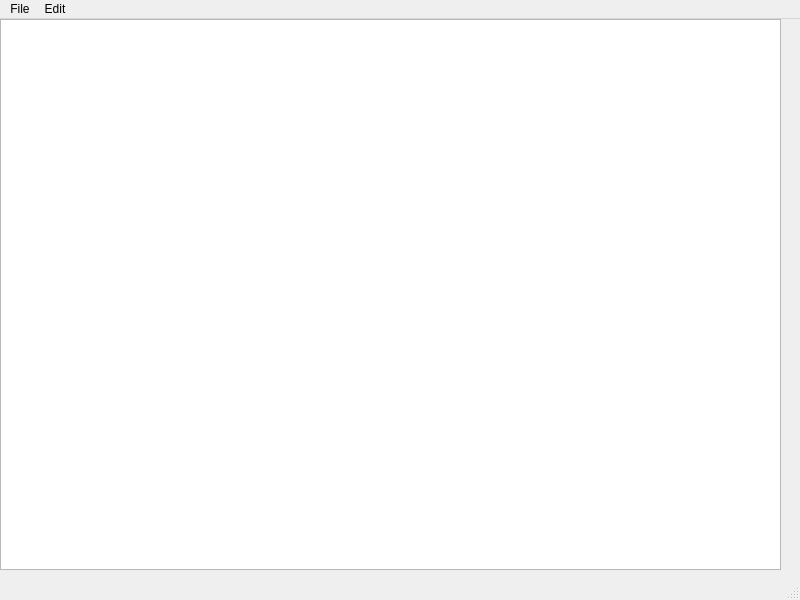
<?xml version="1.0" encoding="UTF-8"?>
<ui version="4.0">
 <class>MainWindow</class>
 <widget class="QMainWindow" name="MainWindow">
  <property name="geometry">
   <rect>
    <x>0</x>
    <y>0</y>
    <width>800</width>
    <height>600</height>
   </rect>
  </property>
  <property name="windowTitle">
   <string>MainWindow</string>
  </property>
  <widget class="QWidget" name="centralwidget">
   <widget class="QWidget" name="verticalLayoutWidget">
    <property name="geometry">
     <rect>
      <x>0</x>
      <y>0</y>
      <width>781</width>
      <height>551</height>
     </rect>
    </property>
    <layout class="QVBoxLayout" name="verticalLayout">
     <item>
      <widget class="QTextEdit" name="textEdit"/>
     </item>
    </layout>
   </widget>
  </widget>
  <widget class="QMenuBar" name="menubar">
   <property name="geometry">
    <rect>
     <x>0</x>
     <y>0</y>
     <width>800</width>
     <height>21</height>
    </rect>
   </property>
   <widget class="QMenu" name="menuFile">
    <property name="title">
     <string>File</string>
    </property>
    <addaction name="actionNew"/>
    <addaction name="actionOpen"/>
    <addaction name="actionSave"/>
    <addaction name="actionSave_As"/>
    <addaction name="actionPrint"/>
    <addaction name="actionExit"/>
   </widget>
   <widget class="QMenu" name="menuEdit">
    <property name="title">
     <string>Edit</string>
    </property>
    <addaction name="actionCopy"/>
    <addaction name="actionPaste"/>
    <addaction name="actionCut"/>
    <addaction name="actionUndu"/>
    <addaction name="actionRedo"/>
   </widget>
   <addaction name="menuFile"/>
   <addaction name="menuEdit"/>
  </widget>
  <widget class="QStatusBar" name="statusbar"/>
  <action name="actionNew">
   <property name="text">
    <string>New</string>
   </property>
  </action>
  <action name="actionOpen">
   <property name="text">
    <string>Open</string>
   </property>
  </action>
  <action name="actionSave">
   <property name="text">
    <string>Save</string>
   </property>
  </action>
  <action name="actionSave_As">
   <property name="text">
    <string>Save As</string>
   </property>
  </action>
  <action name="actionPrint">
   <property name="text">
    <string>Print</string>
   </property>
  </action>
  <action name="actionExit">
   <property name="text">
    <string>Exit</string>
   </property>
  </action>
  <action name="actionCopy">
   <property name="text">
    <string>Copy</string>
   </property>
  </action>
  <action name="actionPaste">
   <property name="text">
    <string>Paste</string>
   </property>
  </action>
  <action name="actionCut">
   <property name="text">
    <string>Cut</string>
   </property>
  </action>
  <action name="actionUndu">
   <property name="text">
    <string>Undu</string>
   </property>
  </action>
  <action name="actionRedo">
   <property name="text">
    <string>Redo</string>
   </property>
  </action>
 </widget>
 <resources/>
 <connections/>
</ui>
